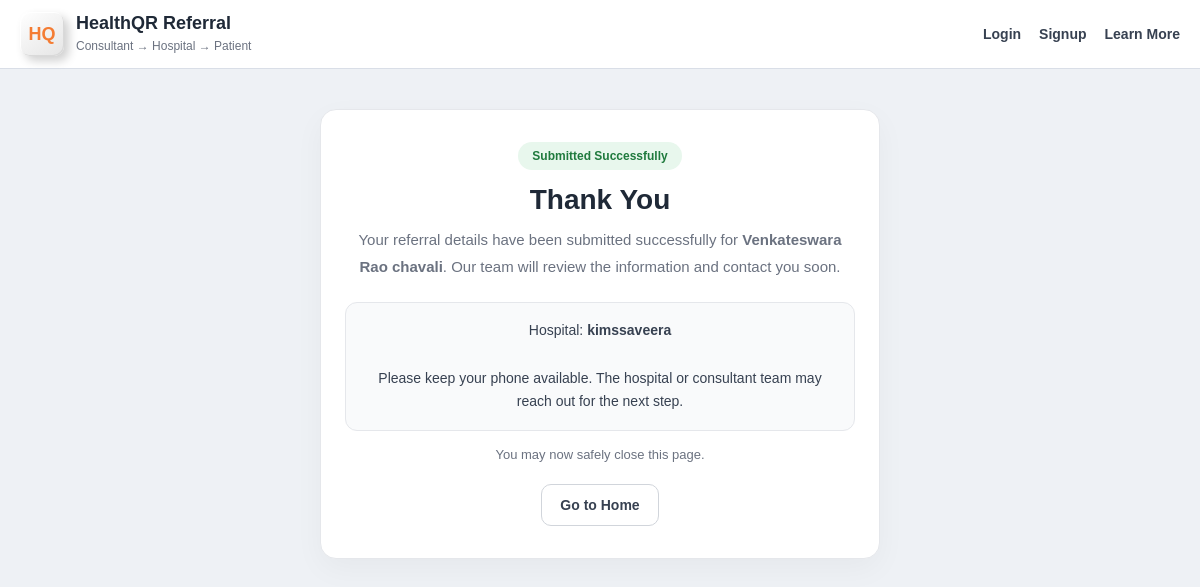
The app's page /submitted/1 with its own data.
### tables this page shows
CREATE TABLE leads(
        id INTEGER PRIMARY KEY AUTOINCREMENT,
        clinic_id INTEGER NOT NULL,
        doctor_user_id INTEGER NOT NULL,
        hospital_user_id INTEGER NOT NULL,
        patient_name TEXT NOT NULL,
        patient_phone TEXT NOT NULL,
        disease_notes TEXT,
        referral_note TEXT,
        consent_yes INTEGER NOT NULL DEFAULT 0,
        status TEXT NOT NULL DEFAULT 'NEW',
        created_at TEXT NOT NULL DEFAULT CURRENT_TIMESTAMP,
        FOREIGN KEY(clinic_id) REFERENCES clinics(id),
        FOREIGN KEY(doctor_user_id) REFERENCES users(id),
        FOREIGN KEY(hospital_user_id) REFERENCES users(id)
    );

CREATE TABLE users(
        id INTEGER PRIMARY KEY AUTOINCREMENT,

        role TEXT NOT NULL CHECK(role IN ('admin','doctor','hospital')),

        display_name TEXT NOT NULL,
        hospital_name TEXT,

        phone TEXT UNIQUE,
        email TEXT UNIQUE,
        gender TEXT,
        registered_as TEXT,

        address TEXT,
        city_name TEXT,
        pincode TEXT,

        pan_number TEXT,
        aadhar_number TEXT,
        pan_file TEXT,
        aadhar_file TEXT,

        account_number TEXT,
        ifsc_code TEXT,
        upi_id TEXT,

        login_id TEXT UNIQUE,
        organization_name TEXT,

        password TEXT,
        secret_code TEXT,

        approval_status TEXT NOT NULL DEFAULT 'approved',
        qr_generated INTEGER NOT NULL DEFAULT 0,

        is_active INTEGER NOT NULL DEFAULT 1,
        created_at TEXT NOT NULL DEFAULT CURRENT_TIMESTAMP
    );

### routes/lead_routes.py (the view)
@lead_bp.route("/submitted/<int:lead_id>")
def submitted(lead_id: int):
    conn = get_conn()
    cur = conn.cursor()
    cur.execute(
        """
        SELECT l.id,
               l.patient_name,
               h.hospital_name
        FROM leads l
        JOIN users h ON h.id = l.hospital_user_id
        WHERE l.id = ?
        """,
        (lead_id,),
    )
    row = cur.fetchone()
    conn.close()
    if not row:
        return render_template("lead/submitted.html", ok=False, lead=None), 404
    return render_template("lead/submitted.html", ok=True, lead=row)

### models/database.py (called while the page is built)
def get_conn():
    conn = sqlite3.connect(
        DATABASE_PATH,
        timeout=10,
        check_same_thread=False
    )
    conn.row_factory = sqlite3.Row
    conn.execute("PRAGMA foreign_keys = ON")
    conn.execute("PRAGMA journal_mode = WAL")
    conn.execute("PRAGMA synchronous = NORMAL")
    conn.execute("PRAGMA temp_store = MEMORY")
    conn.execute("PRAGMA cache_size = -20000")
    return conn

### templates/lead/submitted.html (shortened to what this page needs)
{% extends "base.html" %}
{% block content %}
<div class="submit-page">
  <div class="submit-card">
    {% if ok and lead %}
      <span class="status-badge">Submitted Successfully</span>
      <h1 class="submit-title">Thank You</h1>
      <p class="submit-sub">
        Your referral details have been submitted successfully for
        <strong>{{ lead.patient_name }}</strong>.
        Our team will review the information and contact you soon.
      </p>
      <div class="info-box">
        {% if lead.hospital_name %}
          Hospital: <strong>{{ lead.hospital_name }}</strong><br><br>
        {% endif %}
        Please keep your phone available. The hospital or consultant team may
        reach out for the next step.
      </div>
      <div class="small-note">
        You may now safely close this page.
      </div>
      <div class="action-row">
        <a class="btn-light" href="{{ url_for('home') }}">Go to Home</a>
      </div>
    {% endif %}
  </div>
</div>
{% endblock %}

### templates/base.html (style rules this page uses)
* { box-sizing: border-box; }
html, body { margin: 0; padding: 0; width: 100%; overflow-x: hidden; font-family: Arial, sans-serif; background: #eef1f5; color: #1f2937; }
a { text-decoration: none; }

### templates/lead/submitted.html (style rules this page uses)
.submit-page { padding: 40px 16px; display: flex; justify-content: center; }
.submit-card { width: 100%; max-width: 560px; background: #ffffff; border-radius: 16px; border: 1px solid #e5e7eb; padding: 32px 24px; text-align: center; box-shadow: 0 10px 30px rgba(0, 0, 0, 0.04); }
.status-badge { display: inline-block; padding: 7px 14px; border-radius: 999px; background: #e8f7ed; color: #1f7a3d; font-size: 12px; font-weight: 700; margin-bottom: 14px; }
.submit-title { margin: 0 0 10px; font-size: 28px; color: #1f2937; }
.submit-sub { margin: 0 0 22px; font-size: 15px; color: #6b7280; line-height: 1.8; }
.info-box { background: #f9fafb; border: 1px solid #e5e7eb; border-radius: 12px; padding: 16px; font-size: 14px; color: #374151; line-height: 1.7; margin-top: 16px; }
.action-row { display: flex; justify-content: center; gap: 12px; flex-wrap: wrap; margin-top: 22px; }
.btn-main, .btn-light { display: inline-block; padding: 12px 18px; border-radius: 10px; font-size: 14px; font-weight: 700; text-decoration: none; transition: 0.2s ease; }
.btn-light { background: #ffffff; color: #374151; border: 1px solid #d1d5db; }
.small-note { margin-top: 16px; font-size: 13px; color: #6b7280; }

### records on screen
leads: patient_name "Venkateswara Rao chavali"
users: hospital_name "kimssaveera"
